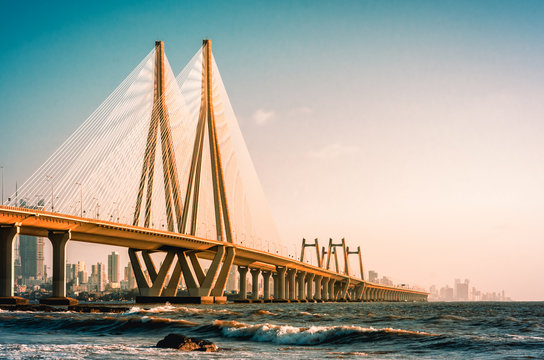
#> input picture sea_link.jpg, 544 x 360 px
$ jupyter execute '04 Averaging, Median Filter.ipynb'
#> lines starting #> are read from the running program, lines starting #| are printed output that depends on the picture
[cell 1]
import cv2 as cv
import numpy as np
import matplotlib.pyplot as plt

[cell 2]
img = cv.imread('sea_link.jpg', 0)
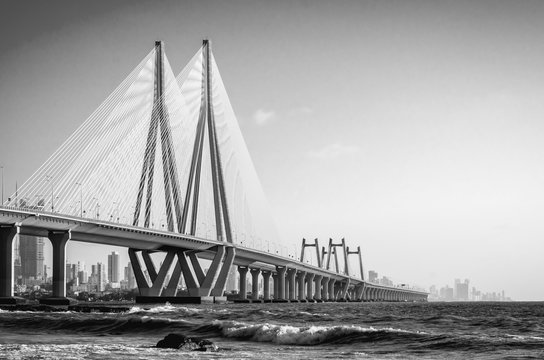
#> img: shape (360, 544); min 0, max 255, mean 164.4
plt.imshow(img, cmap = 'gray')

# Averaging Filter

[cell 3]
def add_gaussian_noise(image, mean=0, std=1):
#> called with mean = 0, std = 1
    noise = np.random.normal(mean, std, size=image.shape)
    noisy_image = image + noise
    return noisy_image

[cell 4]
noisyImg = add_gaussian_noise(img)
plt.imshow(noisyImg, cmap = 'gray')

[cell 5]
def conv(img, mask):
    rows, cols = img.shape
#> rows = 360; cols = 544
    ans = []

    for i in range(rows - 2):
        tempRow = []
        for j in range(cols - 2):
            pixel = 0
            for k in range(3):
                for l in range(3):
                    pixel += img[i + k, j + l] * mask[k, l]
            tempRow.append(pixel)
        ans.append(tempRow)
#> after the loop, ans = 358 items

    return np.array(ans)
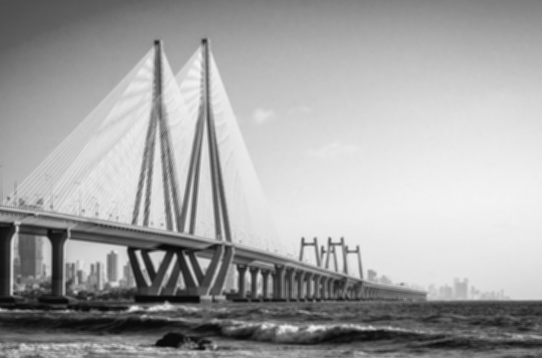
#> returned value: shape (358, 542) float64; min 7.42, max 243.8, mean 164.7

[cell 6]
avgMask= np.array([[1/9,1/9,1/9],
        [1/9,1/9,1/9],
        [1/9,1/9,1/9]
        ], dtype = object)

[cell 7]
avgFilteredImg = conv(noisyImg, avgMask)
plt.imshow(avgFilteredImg, cmap = 'gray')

# Median Filtering

[cell 8]
def saltNpepper(img):
    noisy_img = np.copy(img)
    rows, cols = img.shape
#> rows = 360; cols = 544
    num_pixels = int(0.005 * rows * cols)  # Number of pixels to add noise to
#> num_pixels = 979

    rand_indices_salt = np.random.randint(0, rows, num_pixels), np.random.randint(0, cols, num_pixels)
    noisy_img[rand_indices_salt] = 255  # Set randomly selected pixels to maximum intensity (salt)

    rand_indices_pepper = np.random.randint(0, rows, num_pixels), np.random.randint(0, cols, num_pixels)
    noisy_img[rand_indices_pepper] = 0  # Set randomly selected pixels to maximum intensity (salt)
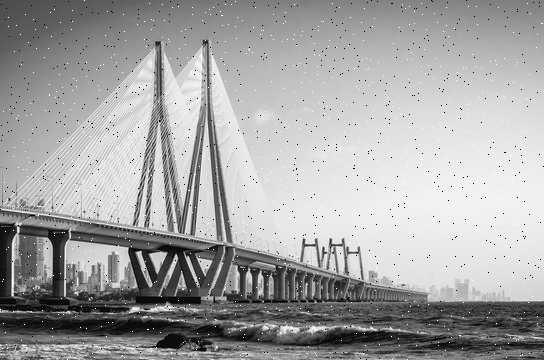
#> noisy_img: shape (360, 544); min 0, max 255, mean 164.1

    return noisy_img

[cell 9]
namkeen = saltNpepper(img)
plt.imshow(namkeen, cmap = 'gray')

[cell 10]
def median_filtering(img):
    rows, cols = img.shape
#> rows = 360; cols = 544
    filtered_img = [[0 for _ in range(cols)] for _ in range(rows)]

    for x in range(1,rows - 1):
        for y in range(1, cols - 1):
            neighborhood = []
            for i in range(x - 1, x + 2):
                for j in range(y - 1, y + 2):
                    neighborhood.append(img[i][j])
            sorted_neighborhood = sorted(neighborhood)
            filtered_img[x][y] = sorted_neighborhood[4]
#> after the loop, filtered_img = 360 items

    return filtered_img

[cell 11]
medianFilteredImg = median_filtering(img)
#> medianFilteredImg = 360 items
plt.imshow(medianFilteredImg, cmap = 'gray')
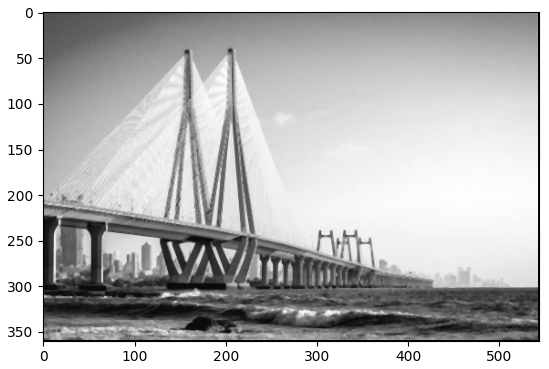
#> figure drawn by matplotlib, 1 panel

$ run again, with paudha.jpeg copied over sea_link.jpg
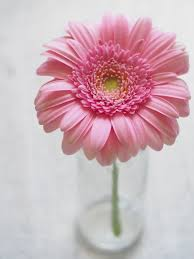
#> input picture paudha.jpeg, 194 x 259 px
#> after the loop in conv, `for i in range(rows - 2):`: ans = 257 items
#> in saltNpepper, `noisy_img[rand_indices_pepper] = 0`:
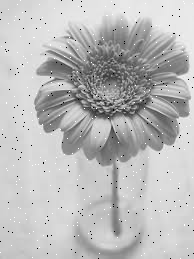
#> noisy_img: shape (259, 194); min 0, max 255, mean 187
#> after the loop in median_filtering, `for x in range(1,rows - 1):`: filtered_img = 259 items
#> `[cell 11] medianFilteredImg = median_filtering(img) plt.imshow(medianF..`:
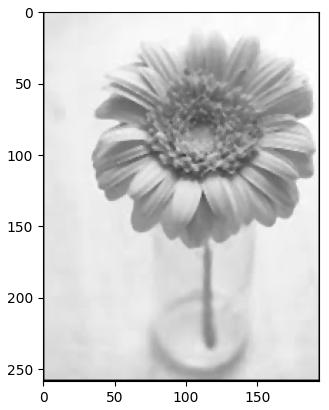
#> figure drawn by matplotlib, 1 panel
